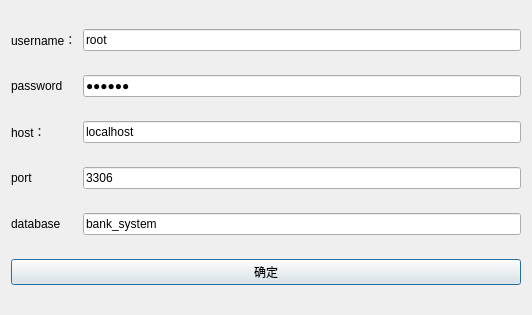
<?xml version="1.0" encoding="UTF-8"?>
<ui version="4.0">
 <class>login_form</class>
 <widget class="QDialog" name="login_form">
  <property name="enabled">
   <bool>true</bool>
  </property>
  <property name="geometry">
   <rect>
    <x>0</x>
    <y>0</y>
    <width>532</width>
    <height>315</height>
   </rect>
  </property>
  <property name="windowTitle">
   <string>银行管理系统登陆界面</string>
  </property>
  <property name="sizeGripEnabled">
   <bool>false</bool>
  </property>
  <property name="modal">
   <bool>false</bool>
  </property>
  <layout class="QGridLayout" name="gridLayout">
   <item row="4" column="1">
    <widget class="QLineEdit" name="dbname">
     <property name="text">
      <string>bank_system</string>
     </property>
    </widget>
   </item>
   <item row="0" column="1">
    <widget class="QLineEdit" name="username">
     <property name="text">
      <string>root</string>
     </property>
    </widget>
   </item>
   <item row="5" column="0" colspan="2">
    <widget class="QPushButton" name="pushButton">
     <property name="text">
      <string>确定</string>
     </property>
    </widget>
   </item>
   <item row="4" column="0">
    <widget class="QLabel" name="label_5">
     <property name="text">
      <string>database</string>
     </property>
    </widget>
   </item>
   <item row="2" column="1">
    <widget class="QLineEdit" name="host">
     <property name="text">
      <string>localhost</string>
     </property>
     <property name="placeholderText">
      <string/>
     </property>
    </widget>
   </item>
   <item row="1" column="0">
    <widget class="QLabel" name="label_2">
     <property name="text">
      <string>password</string>
     </property>
    </widget>
   </item>
   <item row="3" column="1">
    <widget class="QLineEdit" name="port">
     <property name="text">
      <string>3306</string>
     </property>
    </widget>
   </item>
   <item row="2" column="0">
    <widget class="QLabel" name="label_3">
     <property name="text">
      <string>host：</string>
     </property>
    </widget>
   </item>
   <item row="0" column="0">
    <widget class="QLabel" name="label">
     <property name="text">
      <string>username：</string>
     </property>
    </widget>
   </item>
   <item row="3" column="0">
    <widget class="QLabel" name="label_4">
     <property name="text">
      <string>port</string>
     </property>
    </widget>
   </item>
   <item row="1" column="1">
    <widget class="QLineEdit" name="password">
     <property name="inputMethodHints">
      <set>Qt::ImhHiddenText|Qt::ImhNoAutoUppercase|Qt::ImhNoPredictiveText|Qt::ImhSensitiveData</set>
     </property>
     <property name="inputMask">
      <string notr="true"/>
     </property>
     <property name="text">
      <string>zsy123</string>
     </property>
     <property name="echoMode">
      <enum>QLineEdit::Password</enum>
     </property>
     <property name="placeholderText">
      <string/>
     </property>
    </widget>
   </item>
  </layout>
  <zorder>pushButton</zorder>
  <zorder>label</zorder>
  <zorder>label_2</zorder>
  <zorder>label_3</zorder>
  <zorder>label_4</zorder>
  <zorder>label_5</zorder>
  <zorder>dbname</zorder>
  <zorder>port</zorder>
  <zorder>host</zorder>
  <zorder>password</zorder>
  <zorder>username</zorder>
 </widget>
 <resources/>
 <connections/>
</ui>
